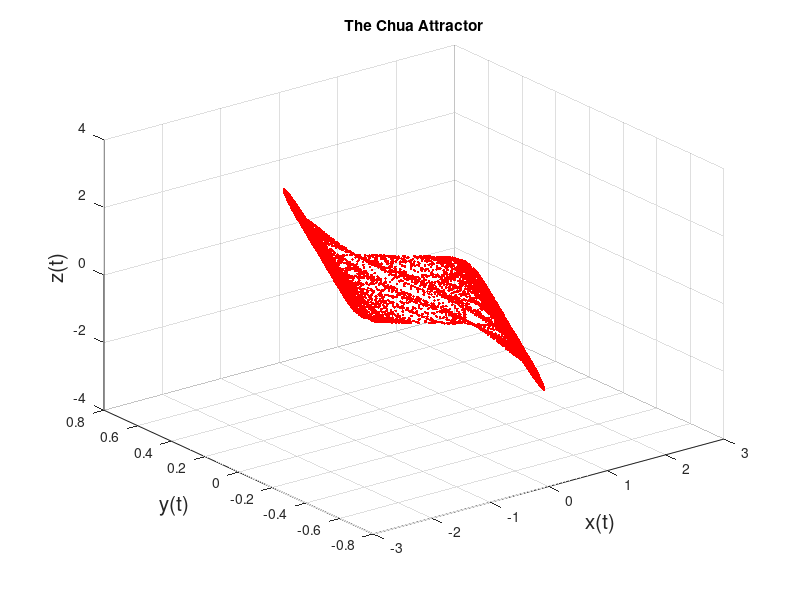

The MATLAB source for this figure:
% Program: The Chua's attractor.
close all;clear;clc;
alpha = 15.6; beta = 25.87;
a = -8/7; b = -5/7; c = 1;
fsize=15;
Chua=@(t,x) [alpha*(x(2)-x(1)-(b*x(1)+(1/2)*(a-b)*(abs(x(1)+c)-abs(x(1)-c))));x(1)-x(2)+x(3);-beta* x(2)];
options = odeset('RelTol',1e-4,'AbsTol',1e-4);
[t,xa]=ode45(Chua,[0 317.2],[0.7 0 0],options);
plot3(xa(:,1),xa(:,2),xa(:,3),'r.');grid on;
title('The Chua Attractor')
xlabel('x(t)','Fontsize',fsize);
ylabel('y(t)','Fontsize',fsize);
zlabel('z(t)','FontSize',fsize);
% subplot(3,1,1);
% plot(xa(:,1));
% xlabel('samples');
% ylabel('y1');
% title('Chua attractor y0) = [0.7 0 0]');
% subplot(3,1,2);
% plot(xa(:,2),'.r');
% xlabel('samples');
% ylabel('y2');
% subplot(3,1,3);
% plot(xa(:,3),'.g');
% xlabel('samples');
% ylabel('y3');